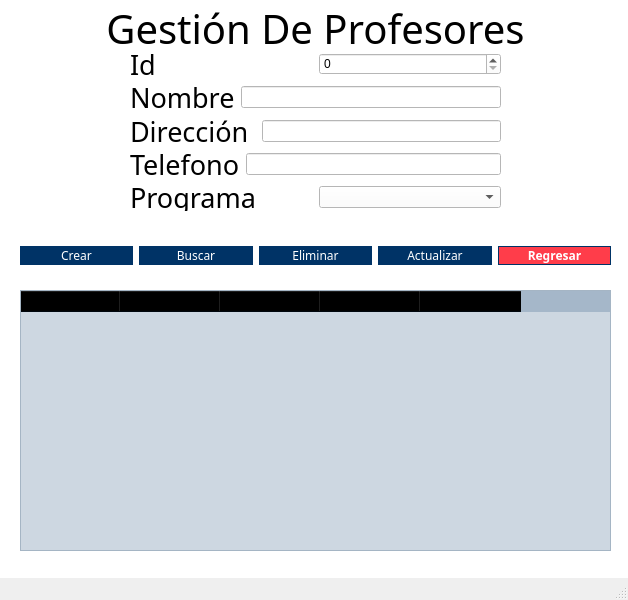
<?xml version="1.0" encoding="UTF-8"?>
<ui version="4.0">
 <class>MainWindow</class>
 <widget class="QMainWindow" name="MainWindow">
  <property name="geometry">
   <rect>
    <x>0</x>
    <y>0</y>
    <width>628</width>
    <height>600</height>
   </rect>
  </property>
  <property name="windowTitle">
   <string>Profesores</string>
  </property>
  <widget class="QWidget" name="centralwidget">
   <property name="styleSheet">
    <string notr="true">background-color: rgb(255, 255, 255);</string>
   </property>
   <widget class="QLabel" name="label">
    <property name="geometry">
     <rect>
      <x>10</x>
      <y>0</y>
      <width>611</width>
      <height>56</height>
     </rect>
    </property>
    <property name="font">
     <font>
      <family>Bodoni 72 Oldstyle</family>
      <pointsize>30</pointsize>
     </font>
    </property>
    <property name="text">
     <string>Gestión De Profesores</string>
    </property>
    <property name="alignment">
     <set>Qt::AlignCenter</set>
    </property>
   </widget>
   <widget class="QWidget" name="verticalLayoutWidget">
    <property name="geometry">
     <rect>
      <x>130</x>
      <y>50</y>
      <width>371</width>
      <height>161</height>
     </rect>
    </property>
    <layout class="QVBoxLayout" name="verticalLayout">
     <item>
      <layout class="QHBoxLayout" name="horizontalLayout">
       <item>
        <widget class="QLabel" name="label_2">
         <property name="font">
          <font>
           <family>Bodoni 72 Oldstyle</family>
           <pointsize>20</pointsize>
          </font>
         </property>
         <property name="text">
          <string>Id</string>
         </property>
        </widget>
       </item>
       <item>
        <widget class="QSpinBox" name="Sid"/>
       </item>
      </layout>
     </item>
     <item>
      <layout class="QHBoxLayout" name="horizontalLayout_4">
       <item>
        <widget class="QLabel" name="label_3">
         <property name="font">
          <font>
           <family>Bodoni 72 Oldstyle</family>
           <pointsize>20</pointsize>
          </font>
         </property>
         <property name="text">
          <string>Nombre</string>
         </property>
        </widget>
       </item>
       <item>
        <widget class="QLineEdit" name="Lnombre"/>
       </item>
      </layout>
     </item>
     <item>
      <layout class="QHBoxLayout" name="horizontalLayout_2">
       <item>
        <widget class="QLabel" name="label_4">
         <property name="font">
          <font>
           <family>Bodoni 72 Oldstyle</family>
           <pointsize>20</pointsize>
          </font>
         </property>
         <property name="text">
          <string>Dirección </string>
         </property>
        </widget>
       </item>
       <item>
        <widget class="QLineEdit" name="Ldir"/>
       </item>
      </layout>
     </item>
     <item>
      <layout class="QHBoxLayout" name="horizontalLayout_5">
       <item>
        <widget class="QLabel" name="label_6">
         <property name="font">
          <font>
           <family>Bodoni 72 Oldstyle</family>
           <pointsize>20</pointsize>
          </font>
         </property>
         <property name="text">
          <string>Telefono</string>
         </property>
        </widget>
       </item>
       <item>
        <widget class="QLineEdit" name="Ltel"/>
       </item>
      </layout>
     </item>
     <item>
      <layout class="QHBoxLayout" name="horizontalLayout_3">
       <item>
        <widget class="QLabel" name="label_5">
         <property name="font">
          <font>
           <family>Bodoni 72 Oldstyle</family>
           <pointsize>20</pointsize>
          </font>
         </property>
         <property name="text">
          <string>Programa</string>
         </property>
        </widget>
       </item>
       <item>
        <widget class="QComboBox" name="Cprorama"/>
       </item>
      </layout>
     </item>
    </layout>
   </widget>
   <widget class="QWidget" name="horizontalLayoutWidget_5">
    <property name="geometry">
     <rect>
      <x>20</x>
      <y>230</y>
      <width>591</width>
      <height>51</height>
     </rect>
    </property>
    <layout class="QHBoxLayout" name="horizontalLayout_6">
     <item>
      <widget class="QPushButton" name="Bcrear">
       <property name="font">
        <font>
         <family>Bodoni 72 Oldstyle</family>
        </font>
       </property>
       <property name="styleSheet">
        <string notr="true">border-style: solid;
border-width: 1px;
border-color: rgb(0, 51, 102);
background-color: rgb(0, 51, 102);
color: rgb(255, 255, 255);
border-radius: 10px;</string>
       </property>
       <property name="text">
        <string>Crear</string>
       </property>
      </widget>
     </item>
     <item>
      <widget class="QPushButton" name="Bbuscar">
       <property name="font">
        <font>
         <family>Bodoni 72 Oldstyle</family>
        </font>
       </property>
       <property name="styleSheet">
        <string notr="true">border-style: solid;
border-width: 1px;
border-color: rgb(0, 51, 102);
background-color: rgb(0, 51, 102);
color: rgb(255, 255, 255);
border-radius: 10px;</string>
       </property>
       <property name="text">
        <string>Buscar</string>
       </property>
      </widget>
     </item>
     <item>
      <widget class="QPushButton" name="Beliminar">
       <property name="font">
        <font>
         <family>Bodoni 72 Oldstyle</family>
        </font>
       </property>
       <property name="styleSheet">
        <string notr="true">border-style: solid;
border-width: 1px;
border-color: rgb(0, 51, 102);
background-color: rgb(0, 51, 102);
color: rgb(255, 255, 255);
border-radius: 10px;</string>
       </property>
       <property name="text">
        <string>Eliminar</string>
       </property>
      </widget>
     </item>
     <item>
      <widget class="QPushButton" name="Bactualizar">
       <property name="font">
        <font>
         <family>Bodoni 72 Oldstyle</family>
        </font>
       </property>
       <property name="styleSheet">
        <string notr="true">border-style: solid;
border-width: 1px;
border-color: rgb(0, 51, 102);
background-color: rgb(0, 51, 102);
color: rgb(255, 255, 255);
border-radius: 10px;</string>
       </property>
       <property name="text">
        <string>Actualizar</string>
       </property>
      </widget>
     </item>
     <item>
      <widget class="QPushButton" name="Bregresar">
       <property name="font">
        <font>
         <family>Bodoni 72 Oldstyle</family>
         <weight>75</weight>
         <bold>true</bold>
        </font>
       </property>
       <property name="styleSheet">
        <string notr="true">border-style: solid;
border-width: 1px;
border-color: rgb(0, 51, 102);
background-color: rgb(255, 61, 74);
color: rgb(255, 255, 255);
border-radius: 10px;</string>
       </property>
       <property name="text">
        <string>Regresar</string>
       </property>
      </widget>
     </item>
    </layout>
   </widget>
   <widget class="QTableWidget" name="tabla">
    <property name="geometry">
     <rect>
      <x>20</x>
      <y>290</y>
      <width>591</width>
      <height>261</height>
     </rect>
    </property>
    <property name="styleSheet">
     <string notr="true">background-color: rgb(0, 51, 102, 50);</string>
    </property>
    <property name="sizeAdjustPolicy">
     <enum>QAbstractScrollArea::AdjustToContentsOnFirstShow</enum>
    </property>
    <column>
     <property name="text">
      <string>Codigo</string>
     </property>
     <property name="font">
      <font>
       <family>Bodoni 72 Oldstyle</family>
      </font>
     </property>
    </column>
    <column>
     <property name="text">
      <string>Nombre</string>
     </property>
     <property name="font">
      <font>
       <family>Bodoni 72 Oldstyle</family>
      </font>
     </property>
    </column>
    <column>
     <property name="text">
      <string>Direccion</string>
     </property>
     <property name="font">
      <font>
       <family>Bodoni 72 Oldstyle</family>
      </font>
     </property>
    </column>
    <column>
     <property name="text">
      <string>Telefono</string>
     </property>
     <property name="font">
      <font>
       <family>Bodoni 72 Oldstyle</family>
      </font>
     </property>
    </column>
    <column>
     <property name="text">
      <string>Programa</string>
     </property>
     <property name="font">
      <font>
       <family>Bodoni 72 Oldstyle</family>
      </font>
     </property>
    </column>
   </widget>
  </widget>
  <widget class="QMenuBar" name="menubar">
   <property name="geometry">
    <rect>
     <x>0</x>
     <y>0</y>
     <width>628</width>
     <height>24</height>
    </rect>
   </property>
  </widget>
  <widget class="QStatusBar" name="statusbar"/>
 </widget>
 <resources/>
 <connections/>
</ui>
